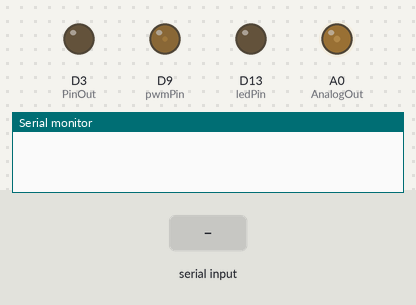
This sketch was run on a simulated Arduino Zero (SAMD21). On the bench: output pins drawn as LEDs (lit = HIGH), the last lines printed to the serial monitor. Inputs (shaded band) come from the test bench.

Above: at 1.2 s.
1.3 s: "90,45\n" received over Serial
At 2.1 s:
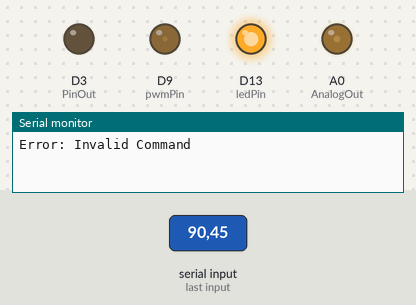
2.8 s: "1\n" received over Serial
At 3.2 s:
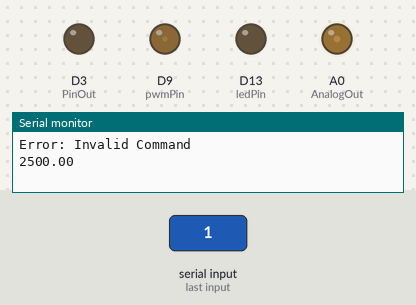
4.3 s: "30,150\n" received over Serial
At 5.6 s:
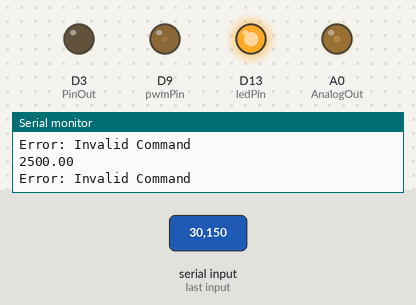
Timing chart, 0 to 7.3 s (numbered marks = the images above; inputs shaded):
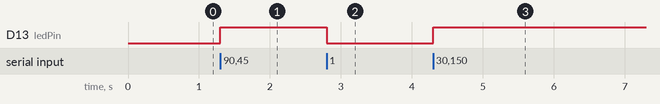

The sketch:

ard1.ino
```cpp
// Sets up pins
const int AnalogOut = A0;
const int AnalogIn  = A1;
const int ledPin = 13;
const int PinOut = 3;
const int pwmPin = 9; // PWM pin


// Declare variables
int comando;
int variable;
int analog_out_bit;
double analog_out_val;

// Serial and pin setup
void setup() {
  analog_out_val = 800; // mV
  analog_out_bit = (analog_out_val * 4095/ 5000);
	Serial.begin(9600);
	Serial.setTimeout(.1);
	pinMode(ledPin, OUTPUT);
	pinMode(PinOut, OUTPUT);
	pinMode(AnalogIn, INPUT);
	pinMode(pwmPin, OUTPUT); // Set the PWM pin as an output
  analogWrite(pwmPin, 13); // Set the PWM duty cycle to approximately 5%
  analogWriteResolution(12); // 12 bits
  analogWrite(AnalogOut,analog_out_bit); // Value = (desired value / 5V) * 4095 (2^12-1)
}

void loop() {
	while (!Serial.available()); // Waits for a command from the RaspberryPi
	comando = Serial.readString().toInt();
	if (comando == 1) {
    	variable = analogRead(AnalogIn);
		Serial.println(variable*5./1.024); // Sends input value to RaspberryPi
    	digitalWrite(ledPin,LOW);
	} else {
    	Serial.println("Error: Invalid Command"); // Sends error to RaspberryPi
    	digitalWrite(ledPin,HIGH); // Lights up the LED when error is found
  }
}
```

Measured:
- after the input at 1.3 s, D13 (ledPin): LOW → HIGH at once
- after the input at 2.8 s, D13 (ledPin): HIGH → LOW at once
- after the input at 4.3 s, D13 (ledPin): LOW → HIGH at once
